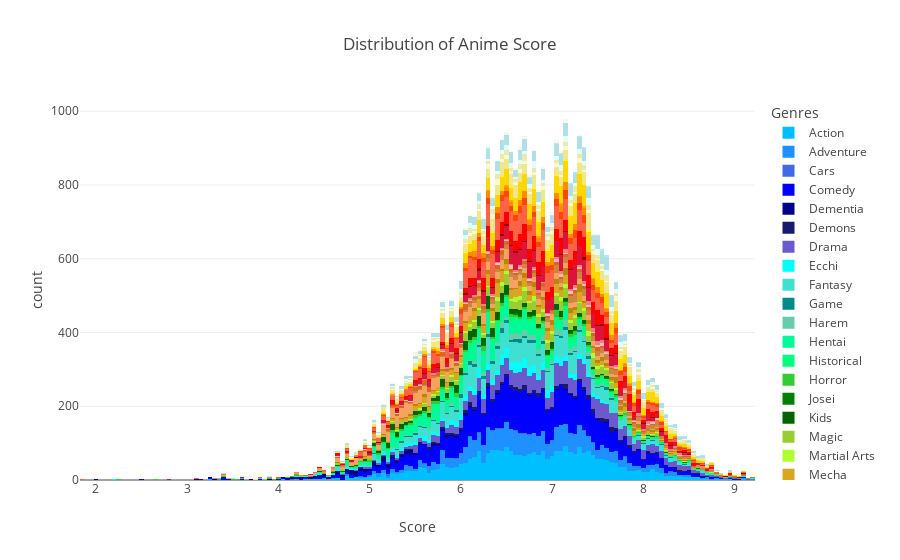

Notebook source saved alongside this figure:
### Markdown cell above
### Some graphs with interesting data

### Code cell
fig2 = px.histogram(df_copy.explode('Genres'), x='Score', color='Genres', category_orders={'Genres': unique_genres}, title='Distribution of Anime Score', 
                   color_discrete_map={'Action': 'DeepSkyBlue', 'Adventure': 'DodgerBlue', 'Cars': 'RoyalBlue', 'Comedy': 'Blue', 
                                        'Dementia': 'DarkBlue', 'Demons': 'MidnightBlue', 'Drama': 'SlateBlue', 'Ecchi': 'Cyan', 
                                       'Fantasy': 'Turquoise', 'Game': 'DarkCyan', 'Harem': 'MediumAquamarine', 'Hentai': 'MediumSpringGreen', 
                                       'Historical': 'SpringGreen', 'Horror': 'LimeGreen', 'Josei': 'Green', 'Kids': 'DarkGreen', 
                                       'Magic': 'YellowGreen', 'Martial Arts': 'GreenYellow', 'Mecha': 'Goldenrod', 'Military': 'DarkGoldenrod', 
                                       'Music': 'SandyBrown', 'Mystery': 'Peru', 'Parody': 'Chocolate', 'Police': 'LightPink', 
                                       'Psychological': 'LightCoral', 'Romance': 'Crimson', 'Samurai': 'DarkRed', 'School': 'Red', 
                                       'Sci-Fi': 'Tomato', 'Seinen': 'OrangeRed', 'Shoujo': 'DarkOrange', 'Shoujo Ai': 'Orange', 
                                       'Shounen': 'Gold', 'Shounen Ai': 'Yellow', 'Slice of Life': 'Khaki', 'Space': 'LightGoldenrodYellow', 
                                       'Sports': 'PaleGoldenrod', 'Super Power': 'LightCyan', 'Supernatural': 'PowderBlue',
                                        'Thriller': 'PaleTurquoise', 'Unknown': 'MintCream', 'Vampire': 'Seashell', 'Yaoi': 'OldLace', 
                                       'Yuri': 'Beige'})
fig2.show()

### Figure 1 — Plotly figure (JSON) as saved in the notebook; plotly's stock layout.template omitted (floating-point values rounded to 4 significant figures; data arrays with more than 128 entries replaced by an {"elided": "..."} marker saying what was removed)
{"data": [{"alignmentgroup": "True", "bingroup": "x", "hovertemplate": "Genres=Action<br>Score=%{x}<br>count=%{y}<extra></extra>", "legendgroup": "Action", "marker": {"color": "DeepSkyBlue", "pattern": {"shape": ""}}, "name": "Action", "offsetgroup": "Action", "orientation": "v", "showlegend": true, "type": "histogram", "x": {"elided": "3888 float values"}, "xaxis": "x", "yaxis": "y"}, {"alignmentgroup": "True", "bingroup": "x", "hovertemplate": "Genres=Adventure<br>Score=%{x}<br>count=%{y}<extra></extra>", "legendgroup": "Adventure", "marker": {"color": "DodgerBlue", "pattern": {"shape": ""}}, "name": "Adventure", "offsetgroup": "Adventure", "orientation": "v", "showlegend": true, "type": "histogram", "x": {"elided": "2957 float values"}, "xaxis": "x", "yaxis": "y"}, {"alignmentgroup": "True", "bingroup": "x", "hovertemplate": "Genres=Cars<br>Score=%{x}<br>count=%{y}<extra></extra>", "legendgroup": "Cars", "marker": {"color": "RoyalBlue", "pattern": {"shape": ""}}, "name": "Cars", "offsetgroup": "Cars", "orientation": "v", "showlegend": true, "type": "histogram", "x": {"elided": "133 float values"}, "xaxis": "x", "yaxis": "y"}, {"alignmentgroup": "True", "bingroup": "x", "hovertemplate": "Genres=Comedy<br>Score=%{x}<br>count=%{y}<extra></extra>", "legendgroup": "Comedy", "marker": {"color": "Blue", "pattern": {"shape": ""}}, "name": "Comedy", "offsetgroup": "Comedy", "orientation": "v", "showlegend": true, "type": "histogram", "x": {"elided": "6029 float values"}, "xaxis": "x", "yaxis": "y"}, {"alignmentgroup": "True", "bingroup": "x", "hovertemplate": "Genres=Dementia<br>Score=%{x}<br>count=%{y}<extra></extra>", "legendgroup": "Dementia", "marker": {"color": "DarkBlue", "pattern": {"shape": ""}}, "name": "Dementia", "offsetgroup": "Dementia", "orientation": "v", "showlegend": true, "type": "histogram", "x": {"elided": "512 float values"}, "xaxis": "x", "yaxis": "y"}, {"alignmentgroup": "True", "bingroup": "x", "hovertemplate": "Genres=Demons<br>Score=%{x}<br>count=%{y}<extra></extra>", "legendgroup": "Demons", "marker": {"color": "MidnightBlue", "pattern": {"shape": ""}}, "name": "Demons", "offsetgroup": "Demons", "orientation": "v", "showlegend": true, "type": "histogram", "x": {"elided": "501 float values"}, "xaxis": "x", "yaxis": "y"}, {"alignmentgroup": "True", "bingroup": "x", "hovertemplate": "Genres=Drama<br>Score=%{x}<br>count=%{y}<extra></extra>", "legendgroup": "Drama", "marker": {"color": "SlateBlue", "pattern": {"shape": ""}}, "name": "Drama", "offsetgroup": "Drama", "orientation": "v", "showlegend": true, "type": "histogram", "x": {"elided": "2619 float values"}, "xaxis": "x", "yaxis": "y"}, {"alignmentgroup": "True", "bingroup": "x", "hovertemplate": "Genres=Ecchi<br>Score=%{x}<br>count=%{y}<extra></extra>", "legendgroup": "Ecchi", "marker": {"color": "Cyan", "pattern": {"shape": ""}}, "name": "Ecchi", "offsetgroup": "Ecchi", "orientation": "v", "showlegend": true, "type": "histogram", "x": {"elided": "767 float values"}, "xaxis": "x", "yaxis": "y"}, {"alignmentgroup": "True", "bingroup": "x", "hovertemplate": "Genres=Fantasy<br>Score=%{x}<br>count=%{y}<extra></extra>", "legendgroup": "Fantasy", "marker": {"color": "Turquoise", "pattern": {"shape": ""}}, "name": "Fantasy", "offsetgroup": "Fantasy", "orientation": "v", "showlegend": true, "type": "histogram", "x": {"elided": "3285 float values"}, "xaxis": "x", "yaxis": "y"}, {"alignmentgroup": "True", "bingroup": "x", "hovertemplate": "Genres=Game<br>Score=%{x}<br>count=%{y}<extra></extra>", "legendgroup": "Game", "marker": {"color": "DarkCyan", "pattern": {"shape": ""}}, "name": "Game", "offsetgroup": "Game", "orientation": "v", "showlegend": true, "type": "histogram", "x": {"elided": "386 float values"}, "xaxis": "x", "yaxis": "y"}, {"alignmentgroup": "True", "bingroup": "x", "hovertemplate": "Genres=Harem<br>Score=%{x}<br>count=%{y}<extra></extra>", "legendgroup": "Harem", "marker": {"color": "MediumAquamarine", "pattern": {"shape": ""}}, "name": "Harem", "offsetgroup": "Harem", "orientation": "v", "showlegend": true, "type": "histogram", "x": {"elided": "399 float values"}, "xaxis": "x", "yaxis": "y"}, {"alignmentgroup": "True", "bingroup": "x", "hovertemplate": "Genres=Hentai<br>Score=%{x}<br>count=%{y}<extra></extra>", "legendgroup": "Hentai", "marker": {"color": "MediumSpringGreen", "pattern": {"shape": ""}}, "name": "Hentai", "offsetgroup": "Hentai", "orientation": "v", "showlegend": true, "type": "histogram", "x": {"elided": "1348 float values"}, "xaxis": "x", "yaxis": "y"}, {"alignmentgroup": "True", "bingroup": "x", "hovertemplate": "Genres=Historical<br>Score=%{x}<br>count=%{y}<extra></extra>", "legendgroup": "Historical", "marker": {"color": "SpringGreen", "pattern": {"shape": ""}}, "name": "Historical", "offsetgroup": "Historical", "orientation": "v", "showlegend": true, "type": "histogram", "x": {"elided": "1144 float values"}, "xaxis": "x", "yaxis": "y"}, {"alignmentgroup": "True", "bingroup": "x", "hovertemplate": "Genres=Horror<br>Score=%{x}<br>count=%{y}<extra></extra>", "legendgroup": "Horror", "marker": {"color": "LimeGreen", "pattern": {"shape": ""}}, "name": "Horror", "offsetgroup": "Horror", "orientation": "v", "showlegend": true, "type": "histogram", "x": {"elided": "462 float values"}, "xaxis": "x", "yaxis": "y"}, {"alignmentgroup": "True", "bingroup": "x", "hovertemplate": "Genres=Josei<br>Score=%{x}<br>count=%{y}<extra></extra>", "legendgroup": "Josei", "marker": {"color": "Green", "pattern": {"shape": ""}}, "name": "Josei", "offsetgroup": "Josei", "orientation": "v", "showlegend": true, "type": "histogram", "x": [8.06, 7.41, 7.42, 6.86, 7.42, 7.83, 7.27, 7.7, 8.26, 6.48, 8.32, 6.39, 6.56, 6.62, 7.16, 7.39, 8.17, 7.24, 8.27, 7.36, 7.47, 7.41, 7.83, 8.13, 7.59, 7.62, 7.13, 6.58, 8.43, 7.41, 7.65, 5.64, 8.23, 7.98, 8.36, 7.94, 7.48, 7.67, 7.77, 7.48, 7.29, 6.44, 8.43, 6.07, 5.6, 7.04, 7.14, 6.48, 7.06, 5.44, 7.04, 7.18, 6.78, 6, 5.81, 5.93, 6.9, 6.25, 5.67, 7, 5.77, null, 7.6, 8.6, 6.93, 6.56, 6.65, 6.61, 6.1, 8.79, 7.22, 6.61, 6.93, 6.74, 6.13, null, 6.49, 7.19, 6.83, 5.93, 8.52, 5.14, 6.74, 5.66, 6.58, 5.45, 6.64, 5.7, 5.79, 4.69, null, null, 5.97, 5.28, 6.66, null, null], "xaxis": "x", "yaxis": "y"}, {"alignmentgroup": "True", "bingroup": "x", "hovertemplate": "Genres=Kids<br>Score=%{x}<br>count=%{y}<extra></extra>", "legendgroup": "Kids", "marker": {"color": "DarkGreen", "pattern": {"shape": ""}}, "name": "Kids", "offsetgroup": "Kids", "orientation": "v", "showlegend": true, "type": "histogram", "x": {"elided": "2665 float values"}, "xaxis": "x", "yaxis": "y"}, {"alignmentgroup": "True", "bingroup": "x", "hovertemplate": "Genres=Magic<br>Score=%{x}<br>count=%{y}<extra></extra>", "legendgroup": "Magic", "marker": {"color": "YellowGreen", "pattern": {"shape": ""}}, "name": "Magic", "offsetgroup": "Magic", "orientation": "v", "showlegend": true, "type": "histogram", "x": {"elided": "1081 float values"}, "xaxis": "x", "yaxis": "y"}, {"alignmentgroup": "True", "bingroup": "x", "hovertemplate": "Genres=Martial Arts<br>Score=%{x}<br>count=%{y}<extra></extra>", "legendgroup": "Martial Arts", "marker": {"color": "GreenYellow", "pattern": {"shape": ""}}, "name": "Martial Arts", "offsetgroup": "Martial Arts", "orientation": "v", "showlegend": true, "type": "histogram", "x": {"elided": "425 float values"}, "xaxis": "x", "yaxis": "y"}, {"alignmentgroup": "True", "bingroup": "x", "hovertemplate": "Genres=Mecha<br>Score=%{x}<br>count=%{y}<extra></extra>", "legendgroup": "Mecha", "marker": {"color": "Goldenrod", "pattern": {"shape": ""}}, "name": "Mecha", "offsetgroup": "Mecha", "orientation": "v", "showlegend": true, "type": "histogram", "x": {"elided": "1101 float values"}, "xaxis": "x", "yaxis": "y"}, {"alignmentgroup": "True", "bingroup": "x", "hovertemplate": "Genres=Military<br>Score=%{x}<br>count=%{y}<extra></extra>", "legendgroup": "Military", "marker": {"color": "DarkGoldenrod", "pattern": {"shape": ""}}, "name": "Military", "offsetgroup": "Military", "orientation": "v", "showlegend": true, "type": "histogram", "x": {"elided": "576 float values"}, "xaxis": "x", "yaxis": "y"}, {"alignmentgroup": "True", "bingroup": "x", "hovertemplate": "Genres=Music<br>Score=%{x}<br>count=%{y}<extra></extra>", "legendgroup": "Music", "marker": {"color": "SandyBrown", "pattern": {"shape": ""}}, "name": "Music", "offsetgroup": "Music", "orientation": "v", "showlegend": true, "type": "histogram", "x": {"elided": "2244 float values"}, "xaxis": "x", "yaxis": "y"}, {"alignmentgroup": "True", "bingroup": "x", "hovertemplate": "Genres=Mystery<br>Score=%{x}<br>count=%{y}<extra></extra>", "legendgroup": "Mystery", "marker": {"color": "Peru", "pattern": {"shape": ""}}, "name": "Mystery", "offsetgroup": "Mystery", "orientation": "v", "showlegend": true, "type": "histogram", "x": {"elided": "727 float values"}, "xaxis": "x", "yaxis": "y"}, {"alignmentgroup": "True", "bingroup": "x", "hovertemplate": "Genres=Parody<br>Score=%{x}<br>count=%{y}<extra></extra>", "legendgroup": "Parody", "marker": {"color": "Chocolate", "pattern": {"shape": ""}}, "name": "Parody", "offsetgroup": "Parody", "orientation": "v", "showlegend": true, "type": "histogram", "x": {"elided": "660 float values"}, "xaxis": "x", "yaxis": "y"}, {"alignmentgroup": "True", "bingroup": "x", "hovertemplate": "Genres=Police<br>Score=%{x}<br>count=%{y}<extra></extra>", "legendgroup": "Police", "marker": {"color": "LightPink", "pattern": {"shape": ""}}, "name": "Police", "offsetgroup": "Police", "orientation": "v", "showlegend": true, "type": "histogram", "x": {"elided": "247 float values"}, "xaxis": "x", "yaxis": "y"}, {"alignmentgroup": "True", "bingroup": "x", "hovertemplate": "Genres=Psychological<br>Score=%{x}<br>count=%{y}<extra></extra>", "legendgroup": "Psychological", "marker": {"color": "LightCoral", "pattern": {"shape": ""}}, "name": "Psychological", "offsetgroup": "Psychological", "orientation": "v", "showlegend": true, "type": "histogram", "x": {"elided": "345 float values"}, "xaxis": "x", "yaxis": "y"}, {"alignmentgroup": "True", "bingroup": "x", "hovertemplate": "Genres=Romance<br>Score=%{x}<br>count=%{y}<extra></extra>", "legendgroup": "Romance", "marker": {"color": "Crimson", "pattern": {"shape": ""}}, "name": "Romance", "offsetgroup": "Romance", "orientation": "v", "showlegend": true, "type": "histogram", "x": {"elided": "1899 float values"}, "xaxis": "x", "yaxis": "y"}, {"alignmentgroup": "True", "bingroup": "x", "hovertemplate": "Genres=Samurai<br>Score=%{x}<br>count=%{y}<extra></extra>", "legendgroup": "Samurai", "marker": {"color": "DarkRed", "pattern": {"shape": ""}}, "name": "Samurai", "offsetgroup": "Samurai", "orientation": "v", "showlegend": true, "type": "histogram", "x": {"elided": "202 float values"}, "xaxis": "x", "yaxis": "y"}, {"alignmentgroup": "True", "bingroup": "x", "hovertemplate": "Genres=School<br>Score=%{x}<br>count=%{y}<extra></extra>", "legendgroup": "School", "marker": {"color": "Red", "pattern": {"shape": ""}}, "name": "School", "offsetgroup": "School", "orientation": "v", "showlegend": true, "type": "histogram", "x": {"elided": "1642 float values"}, "xaxis": "x", "yaxis": "y"}, {"alignmentgroup": "True", "bingroup": "x", "hovertemplate": "Genres=Sci-Fi<br>Score=%{x}<br>count=%{y}<extra></extra>", "legendgroup": "Sci-Fi", "marker": {"color": "Tomato", "pattern": {"shape": ""}}, "name": "Sci-Fi", "offsetgroup": "Sci-Fi", "orientation": "v", "showlegend": true, "type": "histogram", "x": {"elided": "2583 float values"}, "xaxis": "x", "yaxis": "y"}, {"alignmentgroup": "True", "bingroup": "x", "hovertemplate": "Genres=Seinen<br>Score=%{x}<br>count=%{y}<extra></extra>", "legendgroup": "Seinen", "marker": {"color": "OrangeRed", "pattern": {"shape": ""}}, "name": "Seinen", "offsetgroup": "Seinen", "orientation": "v", "showlegend": true, "type": "histogram", "x": {"elided": "830 float values"}, "xaxis": "x", "yaxis": "y"}, {"alignmentgroup": "True", "bingroup": "x", "hovertemplate": "Genres=Shoujo<br>Score=%{x}<br>count=%{y}<extra></extra>", "legendgroup": "Shoujo", "marker": {"color": "DarkOrange", "pattern": {"shape": ""}}, "name": "Shoujo", "offsetgroup": "Shoujo", "orientation": "v", "showlegend": true, "type": "histogram", "x": {"elided": "688 float values"}, "xaxis": "x", "yaxis": "y"}, {"alignmentgroup": "True", "bingroup": "x", "hovertemplate": "Genres=Shoujo Ai<br>Score=%{x}<br>count=%{y}<extra></extra>", "legendgroup": "Shoujo Ai", "marker": {"color": "Orange", "pattern": {"shape": ""}}, "name": "Shoujo Ai", "offsetgroup": "Shoujo Ai", "orientation": "v", "showlegend": true, "type": "histogram", "x": [7.46, 6.87, 7.12, 7.34, 7.6, 7.68, 6.58, 6.3, 6.67, 7.79, 7.31, 7.46, 5.75, 6.83, 7.85, 5.37, 5.25, 6.73, 7.32, 6.85, 7.37, 7.34, 7.82, 6.87, 7.05, 6.85, 6.89, 7.16, 7.09, 6.45, 6.81, 6.12, 5.26, 5.85, 6.99, 6.5, 6.57, 7.6, 6.2, 7.85, 6.5, 6.64, 6.03, 7.02, 6.57, 6.32, 7.88, 6.53, 6.48, 7.08, 6.71, 6.25, 7.95, 6.12, 4.24, 7.79, 6.16, 6.69, 6.51, 5.37, 7.24, 7.56, 7.73, 5.58, 7.1, 6.97, 7.69, 7.93, 7.45, 7.36, 7.3, 6.53, 6.93, 7.21, 6.75, 5.5, 6.53, null, null], "xaxis": "x", "yaxis": "y"}, {"alignmentgroup": "True", "bingroup": "x", "hovertemplate": "Genres=Shounen<br>Score=%{x}<br>count=%{y}<extra></extra>", "legendgroup": "Shounen", "marker": {"color": "Gold", "pattern": {"shape": ""}}, "name": "Shounen", "offsetgroup": "Shounen", "orientation": "v", "showlegend": true, "type": "histogram", "x": {"elided": "2003 float values"}, "xaxis": "x", "yaxis": "y"}, {"alignmentgroup": "True", "bingroup": "x", "hovertemplate": "Genres=Shounen Ai<br>Score=%{x}<br>count=%{y}<extra></extra>", "legendgroup": "Shounen Ai", "marker": {"color": "Yellow", "pattern": {"shape": ""}}, "name": "Shounen Ai", "offsetgroup": "Shounen Ai", "orientation": "v", "showlegend": true, "type": "histogram", "x": [6.86, 7.02, 6.54, 6.44, 6.96, 7.07, 4.93, 5.15, 4.96, 6.55, 6.57, 6.91, 6.62, 5.51, 6.37, 6.1, 6.71, 6.88, 5.48, 6.02, 6.11, 5.91, 5.13, 5.55, 5.14, 6.08, 7.29, 6.26, 6.56, 7.65, 6.99, 7.06, 6.71, 7.85, 5.84, 7.48, 7.26, 7.96, 6.28, 7.79, 7.97, 7.69, 6.86, 6.87, 6.51, 7.07, 7.8, 7.42, 6.85, 6.09, 7.95, 7.87, 7.32, null, 7.48, 6.97, 6.06, 7.76, 8.32, 6.39, 7.08, 7.04, 6.33, 7.42, null, 6.62, 7.3, 5.64, 7.14, 7.41, 6.74, null, 7.49, 5.32, 6.3, 4.97, 6.44, 7.38, null, 6.8, 7.27, 7.61, 5.97, 7.4, 8.32, 6.15, 7.39, 8.19, 7.16, null, 7.34, 5.5, 7.01, null, 5.19, 6.25, 6.15, null, null, null], "xaxis": "x", "yaxis": "y"}, {"alignmentgroup": "True", "bingroup": "x", "hovertemplate": "Genres=Slice of Life<br>Score=%{x}<br>count=%{y}<extra></extra>", "legendgroup": "Slice of Life", "marker": {"color": "Khaki", "pattern": {"shape": ""}}, "name": "Slice of Life", "offsetgroup": "Slice of Life", "orientation": "v", "showlegend": true, "type": "histogram", "x": {"elided": "1914 float values"}, "xaxis": "x", "yaxis": "y"}, {"alignmentgroup": "True", "bingroup": "x", "hovertemplate": "Genres=Space<br>Score=%{x}<br>count=%{y}<extra></extra>", "legendgroup": "Space", "marker": {"color": "LightGoldenrodYellow", "pattern": {"shape": ""}}, "name": "Space", "offsetgroup": "Space", "orientation": "v", "showlegend": true, "type": "histogram", "x": {"elided": "495 float values"}, "xaxis": "x", "yaxis": "y"}, {"alignmentgroup": "True", "bingroup": "x", "hovertemplate": "Genres=Sports<br>Score=%{x}<br>count=%{y}<extra></extra>", "legendgroup": "Sports", "marker": {"color": "PaleGoldenrod", "pattern": {"shape": ""}}, "name": "Sports", "offsetgroup": "Sports", "orientation": "v", "showlegend": true, "type": "histogram", "x": {"elided": "713 float values"}, "xaxis": "x", "yaxis": "y"}, {"alignmentgroup": "True", "bingroup": "x", "hovertemplate": "Genres=Super Power<br>Score=%{x}<br>count=%{y}<extra></extra>", "legendgroup": "Super Power", "marker": {"color": "LightCyan", "pattern": {"shape": ""}}, "name": "Super Power", "offsetgroup": "Super Power", "orientation": "v", "showlegend": true, "type": "histogram", "x": {"elided": "632 float values"}, "xaxis": "x", "yaxis": "y"}, {"alignmentgroup": "True", "bingroup": "x", "hovertemplate": "Genres=Supernatural<br>Score=%{x}<br>count=%{y}<extra></extra>", "legendgroup": "Supernatural", "marker": {"color": "PowderBlue", "pattern": {"shape": ""}}, "name": "Supernatural", "offsetgroup": "Supernatural", "orientation": "v", "showlegend": true, "type": "histogram", "x": {"elided": "1479 float values"}, "xaxis": "x", "yaxis": "y"}, {"alignmentgroup": "True", "bingroup": "x", "hovertemplate": "Genres=Thriller<br>Score=%{x}<br>count=%{y}<extra></extra>", "legendgroup": "Thriller", "marker": {"color": "PaleTurquoise", "pattern": {"shape": ""}}, "name": "Thriller", "offsetgroup": "Thriller", "orientation": "v", "showlegend": true, "type": "histogram", "x": {"elided": "131 float values"}, "xaxis": "x", "yaxis": "y"}, {"alignmentgroup": "True", "bingroup": "x", "hovertemplate": "Genres=Unknown<br>Score=%{x}<br>count=%{y}<extra></extra>", "legendgroup": "Unknown", "marker": {"color": "MintCream", "pattern": {"shape": ""}}, "name": "Unknown", "offsetgroup": "Unknown", "orientation": "v", "showlegend": true, "type": "histogram", "x": [null, null, 5.12, null, 5.93, null, null, 5.49, null, 5.62, null, 4.8, null, null, 5.81, null, null, null, null, 4.95, 5.01, 4.67, 5.02, 5.31, null, 5.72, 5.48, null, null, null, null, 5.68, 5.48, null, null, null, null, null, null, null, null, null, null, null, null, null, null, null, null, null, null, null, null, null, null, null, null, null, null, null, null, null, null], "xaxis": "x", "yaxis": "y"}, {"alignmentgroup": "True", "bingroup": "x", "hovertemplate": "Genres=Vampire<br>Score=%{x}<br>count=%{y}<extra></extra>", "legendgroup": "Vampire", "marker": {"color": "Seashell", "pattern": {"shape": ""}}, "name": "Vampire", "offsetgroup": "Vampire", "orientation": "v", "showlegend": true, "type": "histogram", "x": {"elided": "136 float values"}, "xaxis": "x", "yaxis": "y"}, {"alignmentgroup": "True", "bingroup": "x", "hovertemplate": "Genres=Yaoi<br>Score=%{x}<br>count=%{y}<extra></extra>", "legendgroup": "Yaoi", "marker": {"color": "OldLace", "pattern": {"shape": ""}}, "name": "Yaoi", "offsetgroup": "Yaoi", "orientation": "v", "showlegend": true, "type": "histogram", "x": [7.14, 5.27, 6.29, 6.73, 5.89, 6.75, 6.03, 6.76, 5.69, 5.44, 6.44, 6.45, 4.37, 6.26, 5.56, 7.53, 6.59, 7.01, 6.7, 4.46, 4.49, 6.65, 7.05, 6.65, 6.64, 4.49, 5.55, 6.19, 7.11, 5.97, 6.52, 7.02, 6.75, 5.8, 6.12, 5.86, null, 6.66, 7.57, 5.23, null, null], "xaxis": "x", "yaxis": "y"}, {"alignmentgroup": "True", "bingroup": "x", "hovertemplate": "Genres=Yuri<br>Score=%{x}<br>count=%{y}<extra></extra>", "legendgroup": "Yuri", "marker": {"color": "Beige", "pattern": {"shape": ""}}, "name": "Yuri", "offsetgroup": "Yuri", "orientation": "v", "showlegend": true, "type": "histogram", "x": [6.19, 6.33, 5.98, 6.07, 6.87, 5.87, 5.87, 5.49, 5.52, 5.25, 5.52, 6.28, 5.4, 6.72, 6.71, 5.51, 5.07, 5.13, 5.02, 5.65, 6.68, 5.8, 6.06, 6.08, 5.9, 7.26, 5.58, 6.48, 5.16, 7.11, 7.2, 6.71], "xaxis": "x", "yaxis": "y"}], "layout": {"barmode": "relative", "legend": {"title": {"text": "Genres"}, "tracegroupgap": 0}, "title": {"text": "Distribution of Anime Score"}, "xaxis": {"anchor": "y", "domain": [0, 1], "title": {"text": "Score"}}, "yaxis": {"anchor": "x", "domain": [0, 1], "title": {"text": "count"}}}}
